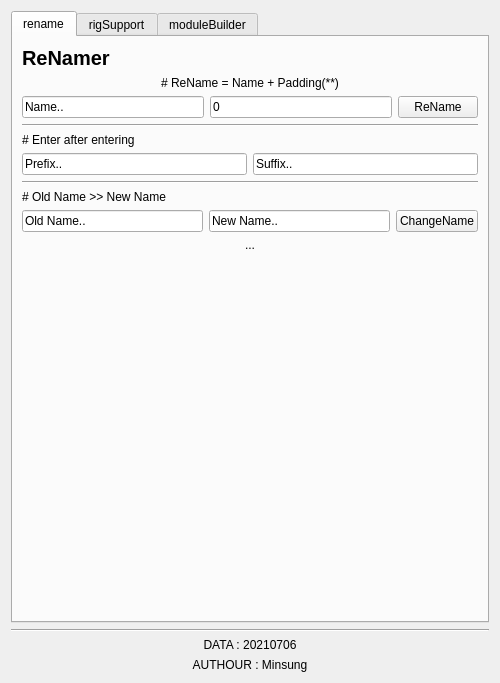
<?xml version="1.0" encoding="UTF-8"?>
<ui version="4.0">
 <class>Form</class>
 <widget class="QWidget" name="Form">
  <property name="geometry">
   <rect>
    <x>0</x>
    <y>0</y>
    <width>500</width>
    <height>647</height>
   </rect>
  </property>
  <property name="windowTitle">
   <string>Form</string>
  </property>
  <layout class="QVBoxLayout" name="verticalLayout_5">
   <item>
    <widget class="QTabWidget" name="tabWidget">
     <property name="currentIndex">
      <number>0</number>
     </property>
     <widget class="QWidget" name="rename_tap">
      <attribute name="title">
       <string>rename</string>
      </attribute>
      <layout class="QVBoxLayout" name="verticalLayout_3">
       <item>
        <layout class="QVBoxLayout" name="verticalLayout_2">
         <item>
          <widget class="QLabel" name="label_17">
           <property name="font">
            <font>
             <pointsize>15</pointsize>
             <weight>75</weight>
             <bold>true</bold>
            </font>
           </property>
           <property name="text">
            <string>ReNamer</string>
           </property>
           <property name="alignment">
            <set>Qt::AlignLeading|Qt::AlignLeft|Qt::AlignVCenter</set>
           </property>
          </widget>
         </item>
         <item>
          <widget class="QLabel" name="label_19">
           <property name="text">
            <string># ReName = Name + Padding(**)</string>
           </property>
           <property name="alignment">
            <set>Qt::AlignCenter</set>
           </property>
          </widget>
         </item>
         <item>
          <layout class="QHBoxLayout" name="horizontalLayout_2">
           <item>
            <widget class="QLineEdit" name="name_lineEdit">
             <property name="text">
              <string>Name..</string>
             </property>
            </widget>
           </item>
           <item>
            <widget class="QLineEdit" name="padding_lineEdit">
             <property name="text">
              <string>0</string>
             </property>
            </widget>
           </item>
           <item>
            <widget class="QPushButton" name="rename_pushButton">
             <property name="text">
              <string>ReName</string>
             </property>
            </widget>
           </item>
          </layout>
         </item>
         <item>
          <widget class="Line" name="line_9">
           <property name="orientation">
            <enum>Qt::Horizontal</enum>
           </property>
          </widget>
         </item>
         <item>
          <widget class="QLabel" name="label_20">
           <property name="text">
            <string># Enter after entering</string>
           </property>
          </widget>
         </item>
         <item>
          <layout class="QHBoxLayout" name="horizontalLayout_3">
           <item>
            <widget class="QLineEdit" name="prefix_lineEdit">
             <property name="text">
              <string>Prefix..</string>
             </property>
            </widget>
           </item>
           <item>
            <widget class="QLineEdit" name="suffix_lineEdit">
             <property name="text">
              <string>Suffix..</string>
             </property>
            </widget>
           </item>
          </layout>
         </item>
         <item>
          <widget class="Line" name="line_10">
           <property name="orientation">
            <enum>Qt::Horizontal</enum>
           </property>
          </widget>
         </item>
         <item>
          <widget class="QLabel" name="label_21">
           <property name="text">
            <string># Old Name &gt;&gt; New Name</string>
           </property>
          </widget>
         </item>
         <item>
          <layout class="QHBoxLayout" name="horizontalLayout_4">
           <item>
            <widget class="QLineEdit" name="oldname_lineEdit">
             <property name="text">
              <string>Old Name..</string>
             </property>
            </widget>
           </item>
           <item>
            <widget class="QLineEdit" name="newname_lineEdit">
             <property name="text">
              <string>New Name..</string>
             </property>
            </widget>
           </item>
           <item>
            <widget class="QPushButton" name="change_pushButton">
             <property name="text">
              <string>ChangeName</string>
             </property>
            </widget>
           </item>
          </layout>
         </item>
         <item>
          <widget class="QLabel" name="message_label">
           <property name="text">
            <string>...</string>
           </property>
           <property name="alignment">
            <set>Qt::AlignCenter</set>
           </property>
          </widget>
         </item>
        </layout>
       </item>
       <item>
        <spacer name="verticalSpacer">
         <property name="orientation">
          <enum>Qt::Vertical</enum>
         </property>
         <property name="sizeHint" stdset="0">
          <size>
           <width>20</width>
           <height>330</height>
          </size>
         </property>
        </spacer>
       </item>
      </layout>
     </widget>
     <widget class="QWidget" name="rigSupport_tap">
      <attribute name="title">
       <string>rigSupport</string>
      </attribute>
      <layout class="QVBoxLayout" name="verticalLayout">
       <item>
        <widget class="QLabel" name="label_12">
         <property name="font">
          <font>
           <pointsize>15</pointsize>
           <weight>75</weight>
           <bold>true</bold>
          </font>
         </property>
         <property name="text">
          <string>Rig Support Tool</string>
         </property>
        </widget>
       </item>
       <item>
        <widget class="Line" name="line_5">
         <property name="orientation">
          <enum>Qt::Horizontal</enum>
         </property>
        </widget>
       </item>
       <item>
        <widget class="QLabel" name="label">
         <property name="font">
          <font>
           <weight>75</weight>
           <bold>true</bold>
          </font>
         </property>
         <property name="text">
          <string>Linear Spacing Joint</string>
         </property>
         <property name="alignment">
          <set>Qt::AlignCenter</set>
         </property>
        </widget>
       </item>
       <item>
        <widget class="QLabel" name="label_3">
         <property name="text">
          <string># Select the top joints and set (default [xAxis, zUp])</string>
         </property>
         <property name="alignment">
          <set>Qt::AlignCenter</set>
         </property>
        </widget>
       </item>
       <item>
        <layout class="QHBoxLayout" name="horizontalLayout">
         <item>
          <widget class="QLabel" name="label_2">
           <property name="text">
            <string>Spacing Number : </string>
           </property>
          </widget>
         </item>
         <item>
          <widget class="QSpinBox" name="spacingNum_spinBox">
           <property name="value">
            <number>3</number>
           </property>
          </widget>
         </item>
         <item>
          <widget class="QPushButton" name="LSJoint_pushButton">
           <property name="text">
            <string>Set</string>
           </property>
          </widget>
         </item>
        </layout>
       </item>
       <item>
        <widget class="Line" name="line">
         <property name="orientation">
          <enum>Qt::Horizontal</enum>
         </property>
        </widget>
       </item>
       <item>
        <widget class="QLabel" name="label_5">
         <property name="font">
          <font>
           <weight>75</weight>
           <bold>true</bold>
          </font>
         </property>
         <property name="text">
          <string>Main Setting</string>
         </property>
         <property name="alignment">
          <set>Qt::AlignCenter</set>
         </property>
        </widget>
       </item>
       <item>
        <widget class="QLabel" name="label_6">
         <property name="text">
          <string># Select the top joint and build</string>
         </property>
         <property name="alignment">
          <set>Qt::AlignCenter</set>
         </property>
        </widget>
       </item>
       <item>
        <widget class="QPushButton" name="main_pushButton">
         <property name="text">
          <string>Main FK / IK Build</string>
         </property>
        </widget>
       </item>
       <item>
        <widget class="Line" name="line_2">
         <property name="orientation">
          <enum>Qt::Horizontal</enum>
         </property>
        </widget>
       </item>
       <item>
        <widget class="QLabel" name="label_8">
         <property name="font">
          <font>
           <weight>75</weight>
           <bold>true</bold>
          </font>
         </property>
         <property name="text">
          <string>Surface Parameter Get Position Joint</string>
         </property>
         <property name="alignment">
          <set>Qt::AlignCenter</set>
         </property>
        </widget>
       </item>
       <item>
        <widget class="QLabel" name="label_7">
         <property name="text">
          <string># Select the surface and get</string>
         </property>
         <property name="alignment">
          <set>Qt::AlignCenter</set>
         </property>
        </widget>
       </item>
       <item>
        <widget class="QPushButton" name="surfParamJoint_pushButton">
         <property name="text">
          <string>Get Joint</string>
         </property>
        </widget>
       </item>
       <item>
        <widget class="Line" name="line_3">
         <property name="orientation">
          <enum>Qt::Horizontal</enum>
         </property>
        </widget>
       </item>
       <item>
        <widget class="QLabel" name="label_9">
         <property name="font">
          <font>
           <weight>75</weight>
           <bold>true</bold>
          </font>
         </property>
         <property name="text">
          <string>Hybrid Setting</string>
         </property>
         <property name="alignment">
          <set>Qt::AlignCenter</set>
         </property>
        </widget>
       </item>
       <item>
        <widget class="QLabel" name="label_4">
         <property name="text">
          <string># Select the top joints and build</string>
         </property>
         <property name="alignment">
          <set>Qt::AlignCenter</set>
         </property>
        </widget>
       </item>
       <item>
        <widget class="QPushButton" name="hybrid_pushButton">
         <property name="text">
          <string>Hybrid FK / IK Build</string>
         </property>
        </widget>
       </item>
       <item>
        <widget class="Line" name="line_4">
         <property name="orientation">
          <enum>Qt::Horizontal</enum>
         </property>
        </widget>
       </item>
       <item>
        <widget class="QLabel" name="label_10">
         <property name="font">
          <font>
           <weight>75</weight>
           <bold>true</bold>
          </font>
         </property>
         <property name="text">
          <string>Attach Setting</string>
         </property>
         <property name="alignment">
          <set>Qt::AlignCenter</set>
         </property>
        </widget>
       </item>
       <item>
        <widget class="QLabel" name="label_11">
         <property name="text">
          <string># Select the curve and build</string>
         </property>
         <property name="alignment">
          <set>Qt::AlignCenter</set>
         </property>
        </widget>
       </item>
       <item>
        <widget class="QPushButton" name="attach_pushButton">
         <property name="text">
          <string>Attach Build</string>
         </property>
        </widget>
       </item>
       <item>
        <widget class="Line" name="line_6">
         <property name="orientation">
          <enum>Qt::Horizontal</enum>
         </property>
        </widget>
       </item>
       <item>
        <widget class="QLabel" name="label_13">
         <property name="font">
          <font>
           <weight>75</weight>
           <bold>true</bold>
          </font>
         </property>
         <property name="text">
          <string>Switch Setting</string>
         </property>
         <property name="alignment">
          <set>Qt::AlignCenter</set>
         </property>
        </widget>
       </item>
       <item>
        <widget class="QLabel" name="label_15">
         <property name="text">
          <string>#  Switch.ma file import</string>
         </property>
         <property name="alignment">
          <set>Qt::AlignCenter</set>
         </property>
        </widget>
       </item>
       <item>
        <widget class="QPushButton" name="switchImport_pushButton">
         <property name="text">
          <string>Import</string>
         </property>
        </widget>
       </item>
       <item>
        <widget class="Line" name="line_7">
         <property name="orientation">
          <enum>Qt::Horizontal</enum>
         </property>
        </widget>
       </item>
       <item>
        <widget class="QLabel" name="label_14">
         <property name="font">
          <font>
           <weight>75</weight>
           <bold>true</bold>
          </font>
         </property>
         <property name="text">
          <string>Curve Shape Change</string>
         </property>
         <property name="alignment">
          <set>Qt::AlignCenter</set>
         </property>
        </widget>
       </item>
       <item>
        <widget class="QLabel" name="label_16">
         <property name="text">
          <string># Select[0] : Item / Select[1] : Target</string>
         </property>
         <property name="alignment">
          <set>Qt::AlignCenter</set>
         </property>
        </widget>
       </item>
       <item>
        <widget class="QPushButton" name="shapeChange_pushButton">
         <property name="text">
          <string>Change</string>
         </property>
        </widget>
       </item>
      </layout>
     </widget>
     <widget class="QWidget" name="moduleBuilder_tap">
      <attribute name="title">
       <string>moduleBuilder</string>
      </attribute>
      <layout class="QVBoxLayout" name="verticalLayout_4">
       <item>
        <widget class="QLabel" name="label_30">
         <property name="font">
          <font>
           <pointsize>15</pointsize>
           <weight>75</weight>
           <bold>true</bold>
          </font>
         </property>
         <property name="text">
          <string>Module Builder</string>
         </property>
        </widget>
       </item>
       <item>
        <widget class="Line" name="line_11">
         <property name="orientation">
          <enum>Qt::Horizontal</enum>
         </property>
        </widget>
       </item>
       <item>
        <widget class="QLabel" name="label_22">
         <property name="text">
          <string># If a fit file exists in the prefix name and path, it will be imported.</string>
         </property>
        </widget>
       </item>
       <item>
        <widget class="QLineEdit" name="prefix_lineEdit_2">
         <property name="text">
          <string>Prefix Name..</string>
         </property>
        </widget>
       </item>
       <item>
        <widget class="QComboBox" name="module_comboBox">
         <item>
          <property name="text">
           <string>spine</string>
          </property>
         </item>
         <item>
          <property name="text">
           <string>leg</string>
          </property>
         </item>
         <item>
          <property name="text">
           <string>arm</string>
          </property>
         </item>
         <item>
          <property name="text">
           <string>neck</string>
          </property>
         </item>
         <item>
          <property name="text">
           <string>head</string>
          </property>
         </item>
         <item>
          <property name="text">
           <string>hand</string>
          </property>
         </item>
         <item>
          <property name="text">
           <string>foot</string>
          </property>
         </item>
         <item>
          <property name="text">
           <string>Qarm</string>
          </property>
         </item>
         <item>
          <property name="text">
           <string>Qleg</string>
          </property>
         </item>
         <item>
          <property name="text">
           <string>tail</string>
          </property>
         </item>
        </widget>
       </item>
       <item>
        <widget class="QPushButton" name="import_pushButton">
         <property name="text">
          <string>Import</string>
         </property>
        </widget>
       </item>
       <item>
        <widget class="QLabel" name="label_25">
         <property name="text">
          <string># Selection List [0] = Base Fit top group / Selection List [1] = Mirror Fit top group</string>
         </property>
        </widget>
       </item>
       <item>
        <widget class="QPushButton" name="mirror_pushButton">
         <property name="text">
          <string>Mirror</string>
         </property>
        </widget>
       </item>
       <item>
        <layout class="QHBoxLayout" name="horizontalLayout_7">
         <item>
          <widget class="QPushButton" name="build_pushButton">
           <property name="text">
            <string>Build</string>
           </property>
          </widget>
         </item>
         <item>
          <widget class="QPushButton" name="rebuild_pushButton">
           <property name="text">
            <string>ReBuild</string>
           </property>
          </widget>
         </item>
        </layout>
       </item>
       <item>
        <widget class="Line" name="line_14">
         <property name="orientation">
          <enum>Qt::Horizontal</enum>
         </property>
        </widget>
       </item>
       <item>
        <widget class="QLabel" name="label_26">
         <property name="text">
          <string>Bend Setting</string>
         </property>
        </widget>
       </item>
       <item>
        <widget class="QLabel" name="label_29">
         <property name="text">
          <string># Execute after selecting the joint to be installed</string>
         </property>
        </widget>
       </item>
       <item>
        <layout class="QHBoxLayout" name="horizontalLayout_6">
         <item>
          <widget class="QComboBox" name="bendType_comboBox">
           <item>
            <property name="text">
             <string>L</string>
            </property>
           </item>
           <item>
            <property name="text">
             <string>R</string>
            </property>
           </item>
          </widget>
         </item>
         <item>
          <widget class="QPushButton" name="bendAdd_pushButton">
           <property name="text">
            <string>Add</string>
           </property>
          </widget>
         </item>
        </layout>
       </item>
       <item>
        <widget class="Line" name="line_12">
         <property name="orientation">
          <enum>Qt::Horizontal</enum>
         </property>
        </widget>
       </item>
       <item>
        <widget class="QLabel" name="label_27">
         <property name="text">
          <string>Module Parent</string>
         </property>
        </widget>
       </item>
       <item>
        <widget class="QLabel" name="label_23">
         <property name="text">
          <string># Selection List [0] = Parents Joint / Selection List [1] = Child top Group</string>
         </property>
        </widget>
       </item>
       <item>
        <widget class="QPushButton" name="parent_pushButton">
         <property name="text">
          <string>Parent</string>
         </property>
        </widget>
       </item>
       <item>
        <widget class="Line" name="line_13">
         <property name="orientation">
          <enum>Qt::Horizontal</enum>
         </property>
        </widget>
       </item>
       <item>
        <widget class="QLabel" name="label_28">
         <property name="text">
          <string>Follow Setting</string>
         </property>
        </widget>
       </item>
       <item>
        <widget class="QLabel" name="label_24">
         <property name="text">
          <string># Selection List [:-1] = Follower / Selection List [-1] = Following</string>
         </property>
        </widget>
       </item>
       <item>
        <layout class="QHBoxLayout" name="horizontalLayout_5">
         <item>
          <widget class="QLineEdit" name="followEnum_lineEdit">
           <property name="text">
            <string>Enum Name..</string>
           </property>
          </widget>
         </item>
         <item>
          <widget class="QPushButton" name="followAdd_pushButton">
           <property name="text">
            <string>Add</string>
           </property>
          </widget>
         </item>
        </layout>
       </item>
      </layout>
     </widget>
    </widget>
   </item>
   <item>
    <widget class="Line" name="line_8">
     <property name="orientation">
      <enum>Qt::Horizontal</enum>
     </property>
    </widget>
   </item>
   <item>
    <widget class="QLabel" name="data_label">
     <property name="text">
      <string>DATA : 20210706</string>
     </property>
     <property name="alignment">
      <set>Qt::AlignCenter</set>
     </property>
    </widget>
   </item>
   <item>
    <widget class="QLabel" name="authour_label">
     <property name="text">
      <string>AUTHOUR : Minsung</string>
     </property>
     <property name="alignment">
      <set>Qt::AlignCenter</set>
     </property>
    </widget>
   </item>
  </layout>
 </widget>
 <resources/>
 <connections/>
</ui>
